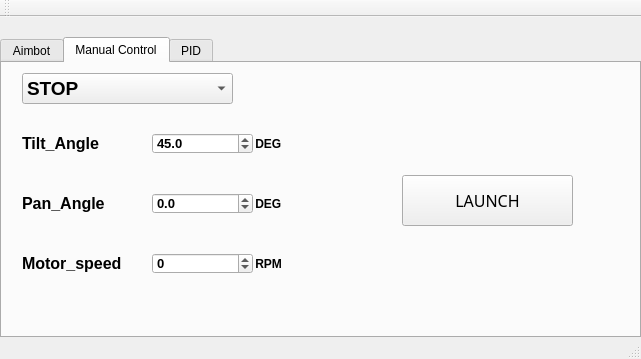
<?xml version="1.0" encoding="UTF-8"?>
<ui version="4.0">
 <class>MainWindow</class>
 <widget class="QMainWindow" name="MainWindow">
  <property name="geometry">
   <rect>
    <x>0</x>
    <y>0</y>
    <width>641</width>
    <height>359</height>
   </rect>
  </property>
  <property name="windowTitle">
   <string>MainWindow</string>
  </property>
  <widget class="QWidget" name="centralWidget">
   <widget class="QTabWidget" name="tabWidget">
    <property name="geometry">
     <rect>
      <x>0</x>
      <y>20</y>
      <width>641</width>
      <height>301</height>
     </rect>
    </property>
    <property name="currentIndex">
     <number>1</number>
    </property>
    <widget class="QWidget" name="tab">
     <attribute name="title">
      <string>Aimbot</string>
     </attribute>
     <widget class="QPushButton" name="Launch_Aimbot">
      <property name="geometry">
       <rect>
        <x>310</x>
        <y>20</y>
        <width>271</width>
        <height>131</height>
       </rect>
      </property>
      <property name="font">
       <font>
        <family>Eras Bold ITC</family>
        <pointsize>24</pointsize>
        <weight>50</weight>
        <bold>false</bold>
       </font>
      </property>
      <property name="styleSheet">
       <string notr="true">backgroundcolor: rgb(99, 133, 255)</string>
      </property>
      <property name="text">
       <string>LAUNCH</string>
      </property>
     </widget>
     <widget class="QLCDNumber" name="CUP_POS">
      <property name="geometry">
       <rect>
        <x>50</x>
        <y>70</y>
        <width>171</width>
        <height>31</height>
       </rect>
      </property>
     </widget>
     <widget class="QLabel" name="label_8">
      <property name="geometry">
       <rect>
        <x>50</x>
        <y>50</y>
        <width>171</width>
        <height>21</height>
       </rect>
      </property>
      <property name="font">
       <font>
        <pointsize>12</pointsize>
        <weight>75</weight>
        <bold>true</bold>
       </font>
      </property>
      <property name="text">
       <string>GLASS POSITION</string>
      </property>
     </widget>
     <widget class="QLCDNumber" name="CUP_POS_ANGLE">
      <property name="geometry">
       <rect>
        <x>50</x>
        <y>170</y>
        <width>171</width>
        <height>31</height>
       </rect>
      </property>
     </widget>
     <widget class="QLabel" name="label_23">
      <property name="geometry">
       <rect>
        <x>50</x>
        <y>150</y>
        <width>171</width>
        <height>21</height>
       </rect>
      </property>
      <property name="font">
       <font>
        <pointsize>12</pointsize>
        <weight>75</weight>
        <bold>true</bold>
       </font>
      </property>
      <property name="text">
       <string>GLASS ANGLE</string>
      </property>
     </widget>
     <widget class="QDoubleSpinBox" name="glass_height">
      <property name="geometry">
       <rect>
        <x>440</x>
        <y>190</y>
        <width>101</width>
        <height>21</height>
       </rect>
      </property>
      <property name="font">
       <font>
        <pointsize>10</pointsize>
        <weight>75</weight>
        <italic>false</italic>
        <bold>true</bold>
        <underline>false</underline>
       </font>
      </property>
      <property name="decimals">
       <number>2</number>
      </property>
      <property name="minimum">
       <double>0.000000000000000</double>
      </property>
      <property name="maximum">
       <double>1.000000000000000</double>
      </property>
      <property name="singleStep">
       <double>0.010000000000000</double>
      </property>
      <property name="value">
       <double>0.030000000000000</double>
      </property>
     </widget>
     <widget class="QLabel" name="label_7">
      <property name="geometry">
       <rect>
        <x>310</x>
        <y>180</y>
        <width>151</width>
        <height>41</height>
       </rect>
      </property>
      <property name="font">
       <font>
        <pointsize>12</pointsize>
        <weight>75</weight>
        <bold>true</bold>
       </font>
      </property>
      <property name="text">
       <string>GLASS HEIGHT</string>
      </property>
     </widget>
     <widget class="QLabel" name="label_24">
      <property name="geometry">
       <rect>
        <x>540</x>
        <y>190</y>
        <width>47</width>
        <height>21</height>
       </rect>
      </property>
      <property name="font">
       <font>
        <weight>75</weight>
        <bold>true</bold>
       </font>
      </property>
      <property name="text">
       <string> m</string>
      </property>
     </widget>
    </widget>
    <widget class="QWidget" name="tab_2">
     <attribute name="title">
      <string>Manual Control</string>
     </attribute>
     <widget class="QLabel" name="label">
      <property name="geometry">
       <rect>
        <x>20</x>
        <y>60</y>
        <width>151</width>
        <height>41</height>
       </rect>
      </property>
      <property name="font">
       <font>
        <pointsize>12</pointsize>
        <weight>75</weight>
        <bold>true</bold>
       </font>
      </property>
      <property name="text">
       <string>Tilt_Angle</string>
      </property>
     </widget>
     <widget class="QLabel" name="label_2">
      <property name="geometry">
       <rect>
        <x>20</x>
        <y>120</y>
        <width>151</width>
        <height>41</height>
       </rect>
      </property>
      <property name="font">
       <font>
        <pointsize>12</pointsize>
        <weight>75</weight>
        <bold>true</bold>
       </font>
      </property>
      <property name="text">
       <string>Pan_Angle</string>
      </property>
     </widget>
     <widget class="QLabel" name="label_3">
      <property name="geometry">
       <rect>
        <x>20</x>
        <y>180</y>
        <width>151</width>
        <height>41</height>
       </rect>
      </property>
      <property name="font">
       <font>
        <pointsize>12</pointsize>
        <weight>75</weight>
        <bold>true</bold>
       </font>
      </property>
      <property name="text">
       <string>Motor_speed</string>
      </property>
     </widget>
     <widget class="QDoubleSpinBox" name="tilt_angle">
      <property name="geometry">
       <rect>
        <x>150</x>
        <y>70</y>
        <width>101</width>
        <height>21</height>
       </rect>
      </property>
      <property name="font">
       <font>
        <pointsize>10</pointsize>
        <weight>75</weight>
        <italic>false</italic>
        <bold>true</bold>
        <underline>false</underline>
       </font>
      </property>
      <property name="decimals">
       <number>1</number>
      </property>
      <property name="minimum">
       <double>0.000000000000000</double>
      </property>
      <property name="maximum">
       <double>75.000000000000000</double>
      </property>
      <property name="value">
       <double>45.000000000000000</double>
      </property>
     </widget>
     <widget class="QDoubleSpinBox" name="pan_angle">
      <property name="geometry">
       <rect>
        <x>150</x>
        <y>130</y>
        <width>101</width>
        <height>21</height>
       </rect>
      </property>
      <property name="font">
       <font>
        <pointsize>10</pointsize>
        <weight>75</weight>
        <italic>false</italic>
        <bold>true</bold>
        <underline>false</underline>
       </font>
      </property>
      <property name="decimals">
       <number>1</number>
      </property>
      <property name="minimum">
       <double>-30.000000000000000</double>
      </property>
      <property name="maximum">
       <double>45.000000000000000</double>
      </property>
      <property name="value">
       <double>0.000000000000000</double>
      </property>
     </widget>
     <widget class="QDoubleSpinBox" name="motor_speed_man">
      <property name="geometry">
       <rect>
        <x>150</x>
        <y>190</y>
        <width>101</width>
        <height>21</height>
       </rect>
      </property>
      <property name="font">
       <font>
        <pointsize>10</pointsize>
        <weight>75</weight>
        <italic>false</italic>
        <bold>true</bold>
        <underline>false</underline>
       </font>
      </property>
      <property name="decimals">
       <number>0</number>
      </property>
      <property name="minimum">
       <double>-3.000000000000000</double>
      </property>
      <property name="maximum">
       <double>1080.000000000000000</double>
      </property>
      <property name="value">
       <double>0.000000000000000</double>
      </property>
     </widget>
     <widget class="QLabel" name="label_4">
      <property name="geometry">
       <rect>
        <x>250</x>
        <y>190</y>
        <width>47</width>
        <height>21</height>
       </rect>
      </property>
      <property name="font">
       <font>
        <weight>75</weight>
        <bold>true</bold>
       </font>
      </property>
      <property name="text">
       <string> RPM</string>
      </property>
     </widget>
     <widget class="QLabel" name="label_5">
      <property name="geometry">
       <rect>
        <x>250</x>
        <y>130</y>
        <width>47</width>
        <height>21</height>
       </rect>
      </property>
      <property name="font">
       <font>
        <weight>75</weight>
        <bold>true</bold>
       </font>
      </property>
      <property name="text">
       <string> DEG</string>
      </property>
     </widget>
     <widget class="QLabel" name="label_6">
      <property name="geometry">
       <rect>
        <x>250</x>
        <y>70</y>
        <width>47</width>
        <height>21</height>
       </rect>
      </property>
      <property name="font">
       <font>
        <weight>75</weight>
        <bold>true</bold>
       </font>
      </property>
      <property name="text">
       <string> DEG</string>
      </property>
     </widget>
     <widget class="QPushButton" name="Launch_manual">
      <property name="geometry">
       <rect>
        <x>400</x>
        <y>112</y>
        <width>171</width>
        <height>51</height>
       </rect>
      </property>
      <property name="font">
       <font>
        <family>Eras Bold ITC</family>
        <pointsize>12</pointsize>
        <weight>50</weight>
        <bold>false</bold>
       </font>
      </property>
      <property name="styleSheet">
       <string notr="true">backgroundcolor: rgb(99, 133, 255)</string>
      </property>
      <property name="text">
       <string>LAUNCH</string>
      </property>
     </widget>
     <widget class="QComboBox" name="Mode">
      <property name="geometry">
       <rect>
        <x>20</x>
        <y>10</y>
        <width>211</width>
        <height>31</height>
       </rect>
      </property>
      <property name="font">
       <font>
        <pointsize>14</pointsize>
        <weight>75</weight>
        <bold>true</bold>
       </font>
      </property>
      <item>
       <property name="text">
        <string>STOP</string>
       </property>
      </item>
      <item>
       <property name="text">
        <string>MANUAL</string>
       </property>
      </item>
      <item>
       <property name="text">
        <string>AUTO</string>
       </property>
      </item>
     </widget>
    </widget>
    <widget class="QWidget" name="tab_3">
     <attribute name="title">
      <string>PID</string>
     </attribute>
     <widget class="QLabel" name="label_9">
      <property name="geometry">
       <rect>
        <x>20</x>
        <y>70</y>
        <width>31</width>
        <height>41</height>
       </rect>
      </property>
      <property name="font">
       <font>
        <pointsize>12</pointsize>
        <weight>75</weight>
        <bold>true</bold>
       </font>
      </property>
      <property name="text">
       <string>KP</string>
      </property>
     </widget>
     <widget class="QLabel" name="label_10">
      <property name="geometry">
       <rect>
        <x>20</x>
        <y>140</y>
        <width>31</width>
        <height>41</height>
       </rect>
      </property>
      <property name="font">
       <font>
        <pointsize>12</pointsize>
        <weight>75</weight>
        <bold>true</bold>
       </font>
      </property>
      <property name="text">
       <string>KI</string>
      </property>
     </widget>
     <widget class="QLabel" name="label_11">
      <property name="geometry">
       <rect>
        <x>20</x>
        <y>220</y>
        <width>31</width>
        <height>41</height>
       </rect>
      </property>
      <property name="font">
       <font>
        <pointsize>12</pointsize>
        <weight>75</weight>
        <bold>true</bold>
       </font>
      </property>
      <property name="text">
       <string>KD</string>
      </property>
     </widget>
     <widget class="QDoubleSpinBox" name="kpSpeed">
      <property name="geometry">
       <rect>
        <x>50</x>
        <y>80</y>
        <width>101</width>
        <height>21</height>
       </rect>
      </property>
      <property name="font">
       <font>
        <pointsize>10</pointsize>
        <weight>75</weight>
        <italic>false</italic>
        <bold>true</bold>
        <underline>false</underline>
       </font>
      </property>
      <property name="decimals">
       <number>2</number>
      </property>
      <property name="minimum">
       <double>0.000000000000000</double>
      </property>
      <property name="maximum">
       <double>50.000000000000000</double>
      </property>
      <property name="singleStep">
       <double>0.100000000000000</double>
      </property>
      <property name="value">
       <double>0.500000000000000</double>
      </property>
     </widget>
     <widget class="QDoubleSpinBox" name="kiSpeed">
      <property name="geometry">
       <rect>
        <x>50</x>
        <y>150</y>
        <width>101</width>
        <height>21</height>
       </rect>
      </property>
      <property name="font">
       <font>
        <pointsize>10</pointsize>
        <weight>75</weight>
        <italic>false</italic>
        <bold>true</bold>
        <underline>false</underline>
       </font>
      </property>
      <property name="decimals">
       <number>2</number>
      </property>
      <property name="minimum">
       <double>0.000000000000000</double>
      </property>
      <property name="maximum">
       <double>50.000000000000000</double>
      </property>
      <property name="singleStep">
       <double>0.100000000000000</double>
      </property>
      <property name="value">
       <double>0.200000000000000</double>
      </property>
     </widget>
     <widget class="QDoubleSpinBox" name="kdSpeed">
      <property name="geometry">
       <rect>
        <x>50</x>
        <y>230</y>
        <width>101</width>
        <height>21</height>
       </rect>
      </property>
      <property name="font">
       <font>
        <pointsize>10</pointsize>
        <weight>75</weight>
        <italic>false</italic>
        <bold>true</bold>
        <underline>false</underline>
       </font>
      </property>
      <property name="decimals">
       <number>2</number>
      </property>
      <property name="minimum">
       <double>0.000000000000000</double>
      </property>
      <property name="maximum">
       <double>50.000000000000000</double>
      </property>
      <property name="singleStep">
       <double>0.100000000000000</double>
      </property>
      <property name="value">
       <double>0.000000000000000</double>
      </property>
     </widget>
     <widget class="QDoubleSpinBox" name="motor_speed_pid">
      <property name="geometry">
       <rect>
        <x>340</x>
        <y>10</y>
        <width>101</width>
        <height>21</height>
       </rect>
      </property>
      <property name="font">
       <font>
        <pointsize>10</pointsize>
        <weight>75</weight>
        <italic>false</italic>
        <bold>true</bold>
        <underline>false</underline>
       </font>
      </property>
      <property name="decimals">
       <number>0</number>
      </property>
      <property name="minimum">
       <double>-3.000000000000000</double>
      </property>
      <property name="maximum">
       <double>1080.000000000000000</double>
      </property>
      <property name="value">
       <double>0.000000000000000</double>
      </property>
     </widget>
     <widget class="QLabel" name="label_12">
      <property name="geometry">
       <rect>
        <x>230</x>
        <y>0</y>
        <width>151</width>
        <height>41</height>
       </rect>
      </property>
      <property name="font">
       <font>
        <pointsize>12</pointsize>
        <weight>75</weight>
        <bold>true</bold>
       </font>
      </property>
      <property name="text">
       <string>Motor_speed</string>
      </property>
     </widget>
     <widget class="QLabel" name="label_13">
      <property name="geometry">
       <rect>
        <x>440</x>
        <y>10</y>
        <width>47</width>
        <height>21</height>
       </rect>
      </property>
      <property name="font">
       <font>
        <weight>75</weight>
        <bold>true</bold>
       </font>
      </property>
      <property name="text">
       <string> RPM</string>
      </property>
     </widget>
     <widget class="QDoubleSpinBox" name="kiTilt">
      <property name="geometry">
       <rect>
        <x>210</x>
        <y>150</y>
        <width>101</width>
        <height>21</height>
       </rect>
      </property>
      <property name="font">
       <font>
        <pointsize>10</pointsize>
        <weight>75</weight>
        <italic>false</italic>
        <bold>true</bold>
        <underline>false</underline>
       </font>
      </property>
      <property name="decimals">
       <number>1</number>
      </property>
      <property name="minimum">
       <double>0.000000000000000</double>
      </property>
      <property name="maximum">
       <double>50.000000000000000</double>
      </property>
      <property name="singleStep">
       <double>0.100000000000000</double>
      </property>
      <property name="value">
       <double>0.000000000000000</double>
      </property>
     </widget>
     <widget class="QLabel" name="label_14">
      <property name="geometry">
       <rect>
        <x>180</x>
        <y>70</y>
        <width>31</width>
        <height>41</height>
       </rect>
      </property>
      <property name="font">
       <font>
        <pointsize>12</pointsize>
        <weight>75</weight>
        <bold>true</bold>
       </font>
      </property>
      <property name="text">
       <string>KP</string>
      </property>
     </widget>
     <widget class="QLabel" name="label_15">
      <property name="geometry">
       <rect>
        <x>180</x>
        <y>220</y>
        <width>31</width>
        <height>41</height>
       </rect>
      </property>
      <property name="font">
       <font>
        <pointsize>12</pointsize>
        <weight>75</weight>
        <bold>true</bold>
       </font>
      </property>
      <property name="text">
       <string>KD</string>
      </property>
     </widget>
     <widget class="QDoubleSpinBox" name="kdTilt">
      <property name="geometry">
       <rect>
        <x>210</x>
        <y>230</y>
        <width>101</width>
        <height>21</height>
       </rect>
      </property>
      <property name="font">
       <font>
        <pointsize>10</pointsize>
        <weight>75</weight>
        <italic>false</italic>
        <bold>true</bold>
        <underline>false</underline>
       </font>
      </property>
      <property name="decimals">
       <number>1</number>
      </property>
      <property name="minimum">
       <double>0.000000000000000</double>
      </property>
      <property name="maximum">
       <double>50.000000000000000</double>
      </property>
      <property name="singleStep">
       <double>0.100000000000000</double>
      </property>
      <property name="value">
       <double>0.000000000000000</double>
      </property>
     </widget>
     <widget class="QDoubleSpinBox" name="kpTilt">
      <property name="geometry">
       <rect>
        <x>210</x>
        <y>80</y>
        <width>101</width>
        <height>21</height>
       </rect>
      </property>
      <property name="font">
       <font>
        <pointsize>10</pointsize>
        <weight>75</weight>
        <italic>false</italic>
        <bold>true</bold>
        <underline>false</underline>
       </font>
      </property>
      <property name="decimals">
       <number>1</number>
      </property>
      <property name="minimum">
       <double>0.000000000000000</double>
      </property>
      <property name="maximum">
       <double>50.000000000000000</double>
      </property>
      <property name="singleStep">
       <double>0.100000000000000</double>
      </property>
      <property name="value">
       <double>0.000000000000000</double>
      </property>
     </widget>
     <widget class="QLabel" name="label_16">
      <property name="geometry">
       <rect>
        <x>180</x>
        <y>140</y>
        <width>31</width>
        <height>41</height>
       </rect>
      </property>
      <property name="font">
       <font>
        <pointsize>12</pointsize>
        <weight>75</weight>
        <bold>true</bold>
       </font>
      </property>
      <property name="text">
       <string>KI</string>
      </property>
     </widget>
     <widget class="QDoubleSpinBox" name="kiPan">
      <property name="geometry">
       <rect>
        <x>370</x>
        <y>150</y>
        <width>101</width>
        <height>21</height>
       </rect>
      </property>
      <property name="font">
       <font>
        <pointsize>10</pointsize>
        <weight>75</weight>
        <italic>false</italic>
        <bold>true</bold>
        <underline>false</underline>
       </font>
      </property>
      <property name="decimals">
       <number>1</number>
      </property>
      <property name="minimum">
       <double>0.000000000000000</double>
      </property>
      <property name="maximum">
       <double>50.000000000000000</double>
      </property>
      <property name="singleStep">
       <double>0.100000000000000</double>
      </property>
      <property name="value">
       <double>0.000000000000000</double>
      </property>
     </widget>
     <widget class="QLabel" name="label_17">
      <property name="geometry">
       <rect>
        <x>340</x>
        <y>70</y>
        <width>31</width>
        <height>41</height>
       </rect>
      </property>
      <property name="font">
       <font>
        <pointsize>12</pointsize>
        <weight>75</weight>
        <bold>true</bold>
       </font>
      </property>
      <property name="text">
       <string>KP</string>
      </property>
     </widget>
     <widget class="QLabel" name="label_18">
      <property name="geometry">
       <rect>
        <x>340</x>
        <y>220</y>
        <width>31</width>
        <height>41</height>
       </rect>
      </property>
      <property name="font">
       <font>
        <pointsize>12</pointsize>
        <weight>75</weight>
        <bold>true</bold>
       </font>
      </property>
      <property name="text">
       <string>KD</string>
      </property>
     </widget>
     <widget class="QDoubleSpinBox" name="kdPan">
      <property name="geometry">
       <rect>
        <x>370</x>
        <y>230</y>
        <width>101</width>
        <height>21</height>
       </rect>
      </property>
      <property name="font">
       <font>
        <pointsize>10</pointsize>
        <weight>75</weight>
        <italic>false</italic>
        <bold>true</bold>
        <underline>false</underline>
       </font>
      </property>
      <property name="decimals">
       <number>1</number>
      </property>
      <property name="minimum">
       <double>0.000000000000000</double>
      </property>
      <property name="maximum">
       <double>50.000000000000000</double>
      </property>
      <property name="singleStep">
       <double>0.100000000000000</double>
      </property>
      <property name="value">
       <double>0.000000000000000</double>
      </property>
     </widget>
     <widget class="QDoubleSpinBox" name="kpPan">
      <property name="geometry">
       <rect>
        <x>370</x>
        <y>80</y>
        <width>101</width>
        <height>21</height>
       </rect>
      </property>
      <property name="font">
       <font>
        <pointsize>10</pointsize>
        <weight>75</weight>
        <italic>false</italic>
        <bold>true</bold>
        <underline>false</underline>
       </font>
      </property>
      <property name="decimals">
       <number>1</number>
      </property>
      <property name="minimum">
       <double>0.000000000000000</double>
      </property>
      <property name="maximum">
       <double>50.000000000000000</double>
      </property>
      <property name="singleStep">
       <double>0.100000000000000</double>
      </property>
      <property name="value">
       <double>0.000000000000000</double>
      </property>
     </widget>
     <widget class="QLabel" name="label_19">
      <property name="geometry">
       <rect>
        <x>340</x>
        <y>140</y>
        <width>31</width>
        <height>41</height>
       </rect>
      </property>
      <property name="font">
       <font>
        <pointsize>12</pointsize>
        <weight>75</weight>
        <bold>true</bold>
       </font>
      </property>
      <property name="text">
       <string>KI</string>
      </property>
     </widget>
     <widget class="QLabel" name="label_20">
      <property name="geometry">
       <rect>
        <x>60</x>
        <y>40</y>
        <width>81</width>
        <height>31</height>
       </rect>
      </property>
      <property name="font">
       <font>
        <pointsize>16</pointsize>
        <weight>75</weight>
        <bold>true</bold>
       </font>
      </property>
      <property name="text">
       <string>SPEED</string>
      </property>
     </widget>
     <widget class="QLabel" name="label_21">
      <property name="geometry">
       <rect>
        <x>220</x>
        <y>40</y>
        <width>81</width>
        <height>31</height>
       </rect>
      </property>
      <property name="font">
       <font>
        <pointsize>16</pointsize>
        <weight>75</weight>
        <bold>true</bold>
       </font>
      </property>
      <property name="text">
       <string>TILT</string>
      </property>
     </widget>
     <widget class="QLabel" name="label_22">
      <property name="geometry">
       <rect>
        <x>370</x>
        <y>40</y>
        <width>81</width>
        <height>31</height>
       </rect>
      </property>
      <property name="font">
       <font>
        <pointsize>16</pointsize>
        <weight>75</weight>
        <bold>true</bold>
       </font>
      </property>
      <property name="text">
       <string>PAN</string>
      </property>
     </widget>
    </widget>
   </widget>
  </widget>
  <widget class="QMenuBar" name="menuBar">
   <property name="geometry">
    <rect>
     <x>0</x>
     <y>0</y>
     <width>641</width>
     <height>21</height>
    </rect>
   </property>
  </widget>
  <widget class="QToolBar" name="mainToolBar">
   <attribute name="toolBarArea">
    <enum>TopToolBarArea</enum>
   </attribute>
   <attribute name="toolBarBreak">
    <bool>false</bool>
   </attribute>
  </widget>
  <widget class="QStatusBar" name="statusBar"/>
 </widget>
 <layoutdefault spacing="6" margin="11"/>
 <resources/>
 <connections/>
</ui>
